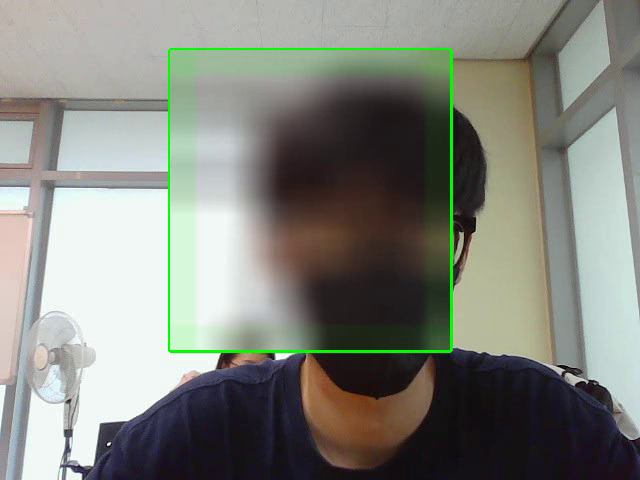
#> input picture frame 31 of 2022.09.19 (영상처리, openCV)/output(1).avi, 640 x 480 px, given in place of the camera
$ jupyter execute --allow-errors '2022_09_19 (2).ipynb'
#> lines starting #> are read from the running program, lines starting #| are printed output that depends on the picture; after the words box and inside, x2 and y2 are one past the last pixel; in counts of white or black regions, pixels touching at a corner belong together; pictures that were not available may be replaced by others from this repository, and a replacement may not be noted
[cell 1]
import cv2
import numpy as np


# 카메라 열기
cap = cv2.VideoCapture(0) #장치ID가 아닌 동영상 파일명만 바꾸면 됨
fourcc = cv2.VideoWriter_fourcc(*'DIVX') #코덱 설정
out = cv2.VideoWriter('output(1).avi', fourcc, 25.0, (640,480)) #영상을 저장할 객체 생성

# cap.set(cv2.CAP_PROP_FRAME_WIDTH,640)
# cap.set(cv2.CAP_PROP_FRAME_HEIGHT,480)

# 카메라 프레임 처리
while True:
    ret, frame = cap.read() #카메라로부터 정상적으로 프레임을 받아 오면 ret-> True, frame-> 해당 프레임저장
#> frame is the input picture: shape (480, 640, 3); mean B, G, R 125.3, 133.2, 130.8

    if not ret:
        break

    cv2.rectangle(frame, (170, 50), (450, 350), (0,255,0), 3)
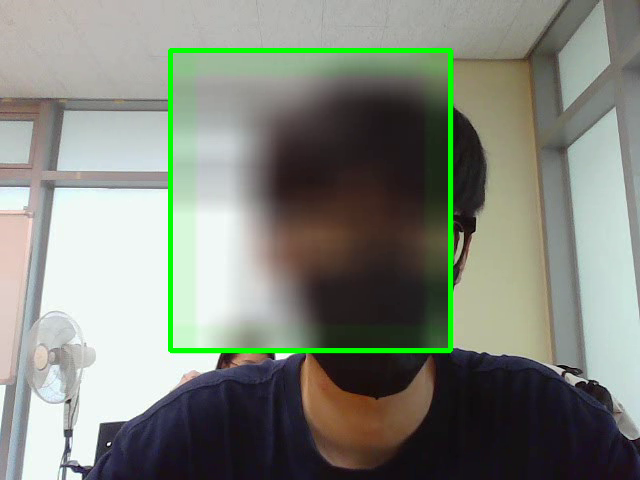
#> frame: shape (480, 640, 3); 1.76% of pixels changed, all inside (x1, y1, x2, y2) = (168, 48, 453, 353)
    mosaic_loc = frame[50:350, 170:450]
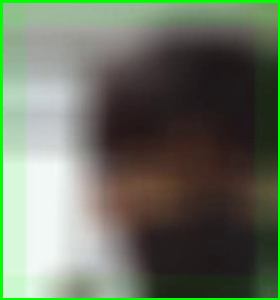
#> mosaic_loc: shape (300, 280, 3); mean B, G, R 97.4, 114.9, 105.4
    mosaic_loc = cv2.blur(mosaic_loc,(50,50))
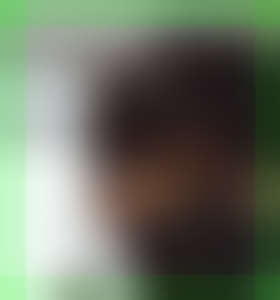
#> mosaic_loc: shape (300, 280, 3); mean B, G, R 98.4, 114.5, 106.4
    frame[50:350, 170:450] = mosaic_loc
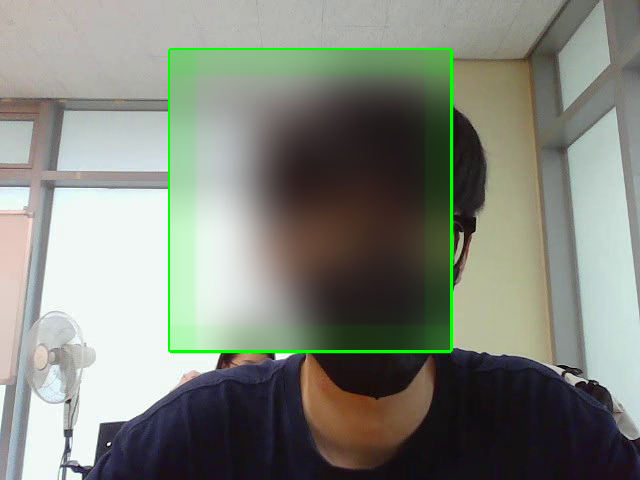
#> frame: shape (480, 640, 3); mean B, G, R 124.2, 134.1, 129.7

    out.write(frame)
    cv2.imshow('frame', frame)
    if cv2.waitKey(20) == 27:  # 일정시간 (예,10ms) 후 다음 프레임 읽음, 만약 ESC(27)키를 누르면 break
#> (key Esc is pressed here)
#> `tmp = frame[0:720, 200:620]`:
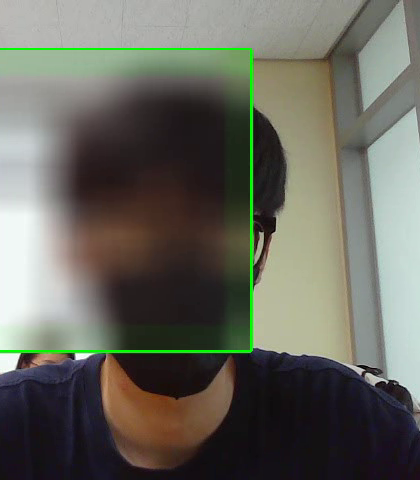
#> tmp: shape (480, 420, 3); mean B, G, R 94.5, 104.1, 103.8
#> `tmp1 = frame[0:720, 180:620]`:
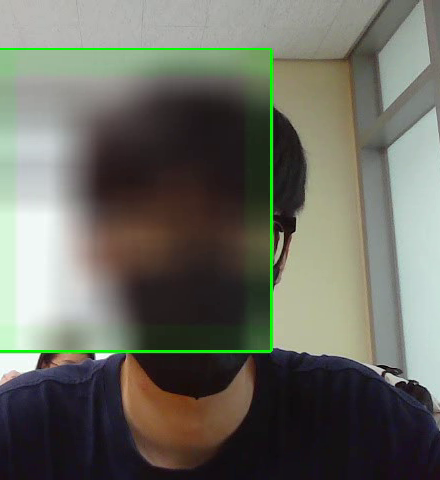
#> tmp1: shape (480, 440, 3); mean B, G, R 97.6, 107.5, 106.3
        break
cap.release() # 사용한 자원 해제
out.release()
cv2.destroyAllWindows()

[cell 2]
import cv2


# 카메라 열기
cap = cv2.VideoCapture('./video1.mp4') #장치ID가 아닌 동영상 파일명만 바꾸면 됨


# 카메라 프레임 처리
#> (the rest of this cell did not finish here and is left out)

[cell 3]
import cv2


# 카메라 열기
cap = cv2.VideoCapture(0) #장치ID가 아닌 동영상 파일명만 바꾸면 됨


# 카메라 프레임 처리
while True:
    ret, frame = cap.read() #카메라로부터 정상적으로 프레임을 받아 오면 ret-> True, frame-> 해당 프레임저장

    if not ret:
        break

    # frame[100:400, 300:600] = frame[100:400, 300:600] * [0.1,0.1,1]
    cv2.rectangle(frame, (300,100),(600,400), (0,255,0), 2, 8)
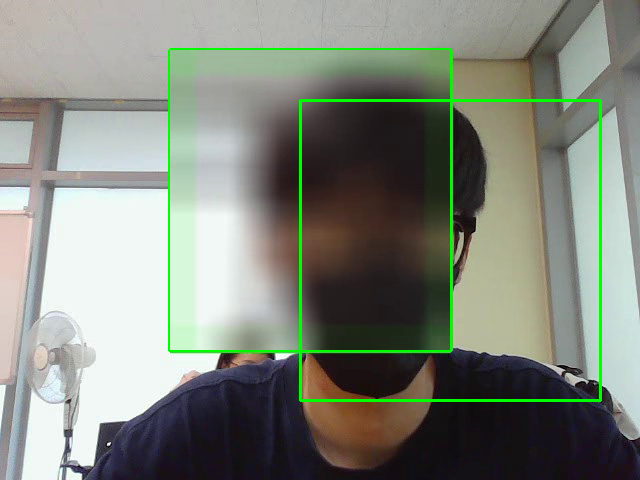
#> frame: shape (480, 640, 3); 1.17% of pixels changed, all inside (x1, y1, x2, y2) = (299, 99, 602, 402)

    frame[100:400, 300:600] = cv2.blur(frame[100:400, 300:600], (30,30), anchor=(-1,-1), borderType=cv2.BORDER_DEFAULT)
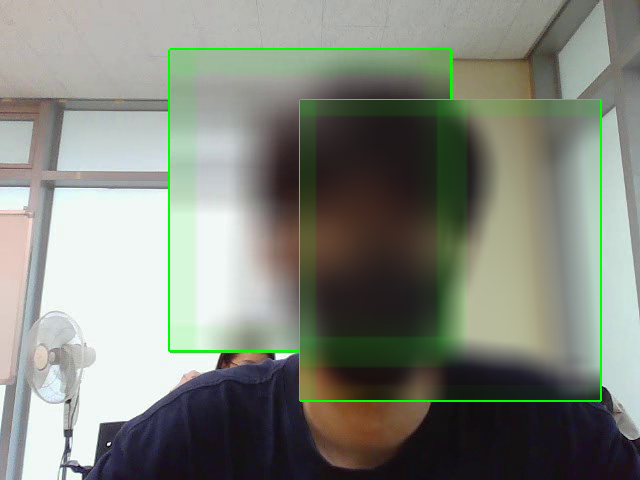
#> frame: shape (480, 640, 3); mean B, G, R 124.3, 134.6, 129.7

    tmp=cv2.resize(frame[100:400, 300:600], (20, 20))
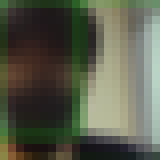
#> tmp: shape (20, 20, 3) (shown 8 times larger); mean B, G, R 74.6, 91.1, 88.2
    w=abs(300)
    h=abs(300)
    frame[100:400, 300:600]=cv2.resize(tmp,(w,h))

    cv2.imshow('frame', frame)
    if cv2.waitKey(20) == 27:  # 일정시간 (예,10ms) 후 다음 프레임 읽음, 만약 ESC(27)키를 누르면 break
#> (key Esc is pressed here)
        break
cap.release() # 사용한 자원 해제
cv2.destroyAllWindows()

$ run again, starting later in the video
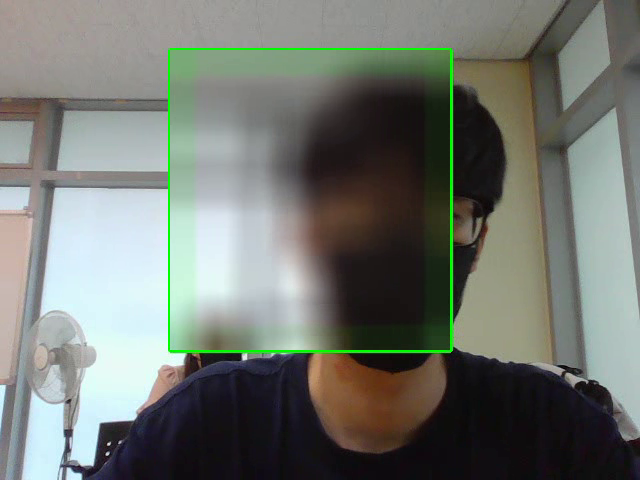
#> input picture frame 140 of 2022.09.19 (영상처리, openCV)/output(1).avi, 640 x 480 px, given in place of the camera
#> frame is the input picture: shape (480, 640, 3); mean B, G, R 112, 118.7, 114.2
#> `tmp1 = frame[0:720, 180:620]`:
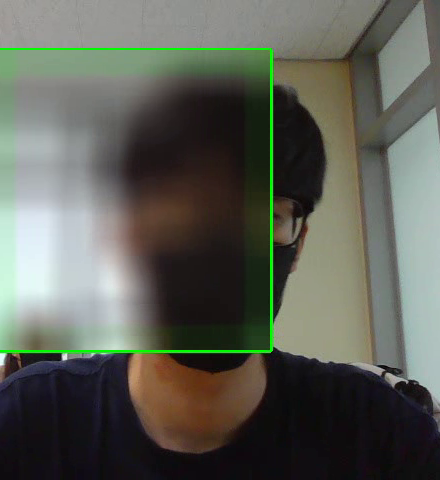
#> tmp1: shape (480, 440, 3); mean B, G, R 86, 95.3, 92.7
#> `tmp=cv2.resize(frame[100:400, 300:600], (20, 20))`:
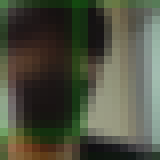
#> tmp: shape (20, 20, 3) (shown 8 times larger); mean B, G, R 63.7, 79.9, 77.3

$ run again, starting later in the video
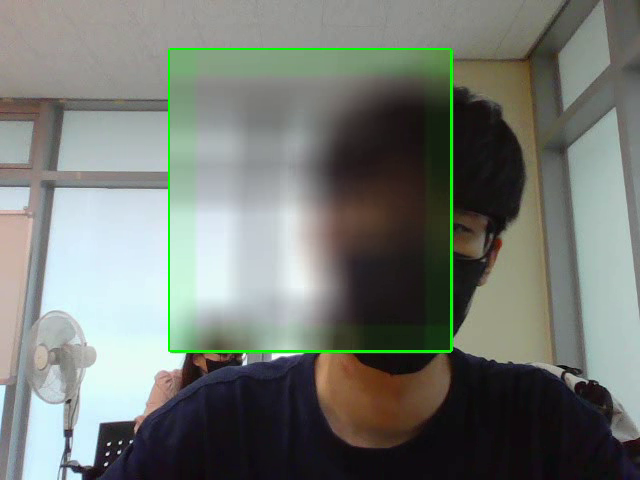
#> input picture frame 249 of 2022.09.19 (영상처리, openCV)/output(1).avi, 640 x 480 px, given in place of the camera
#> frame is the input picture: shape (480, 640, 3); mean B, G, R 114.8, 121, 116.1
#> `tmp1 = frame[0:720, 180:620]`:
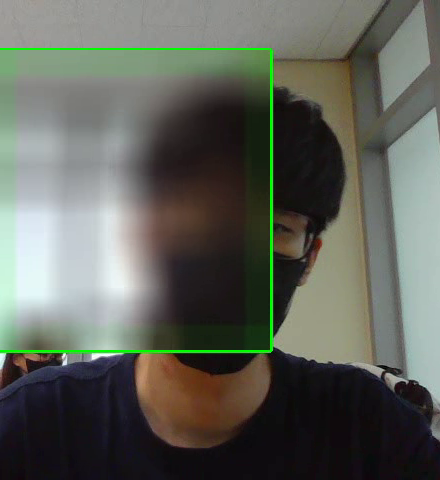
#> tmp1: shape (480, 440, 3); mean B, G, R 89.7, 98.3, 95.2
#> `tmp=cv2.resize(frame[100:400, 300:600], (20, 20))`:
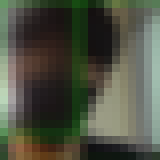
#> tmp: shape (20, 20, 3) (shown 8 times larger); mean B, G, R 66.8, 81.6, 78.5
